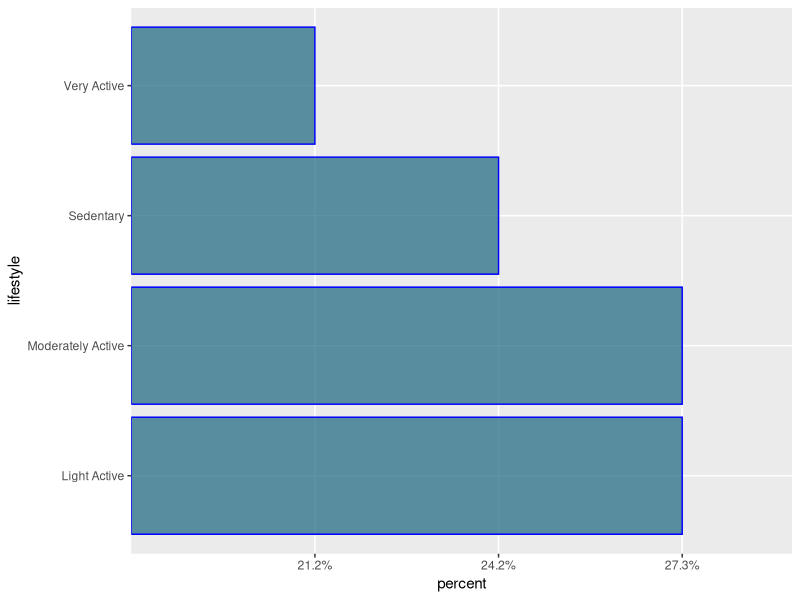
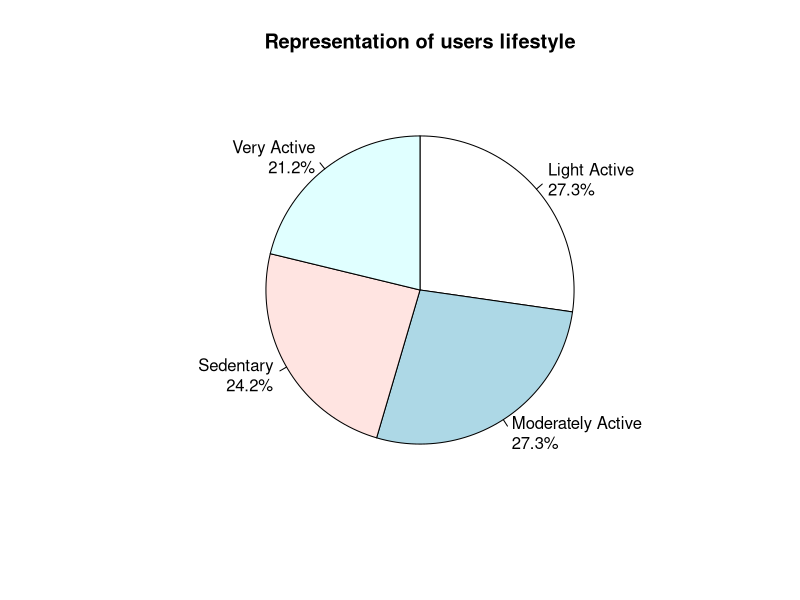
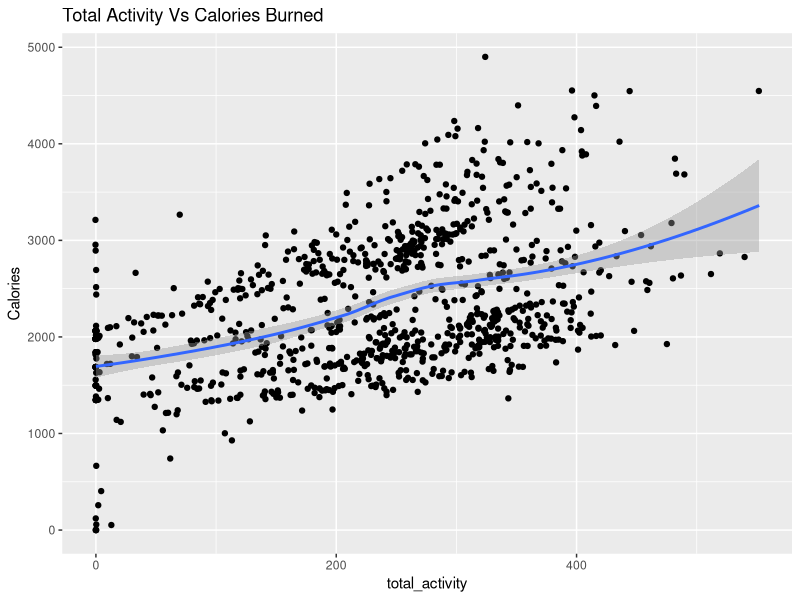

Write R code to recreate these figures, in order.
# Install and load the 'tidyverse' package, which includes several data manipulation and visualization libraries.
install.packages("tidyverse")
library(tidyverse)

# Read a CSV file named "Averarage_Total_Steps.csv" into a data frame named 'daily_activity_df'.
daily_activity_df <- read_csv("Averarage_Total_Steps.csv")

# Display the first few rows of the 'daily_activity_df' data frame.
head(daily_activity_df)

# Display a concise summary of the 'daily_activity_df' data frame.
glimpse(daily_activity_df)

# Display the column names of the 'daily_activity_df' data frame.
colnames(daily_activity_df)

# Create a new data frame 'daily_activity_lifestyle_df' by adding a column 'lifestyle' based on conditions using the 'mutate' function.
daily_activity_lifestyle_df <- daily_activity_df %>% 
  mutate(lifestyle = 
           case_when(`Average_TotalSteps` < 5000 ~ "Sedentary",
                     `Average_TotalSteps` >= 5000 & `Average_TotalSteps` < 7500 ~ "Light Active",
                     `Average_TotalSteps` >= 7500 & `Average_TotalSteps` < 10000 ~ "Moderately Active",
                     `Average_TotalSteps` >= 10000 ~ "Very Active"))

# Display the first few rows of the 'daily_activity_lifestyle_df' data frame.
head(daily_activity_lifestyle_df)

# Create a new data frame 'lifestyle_count' to count the occurrences of each lifestyle category.
lifestyle_count <- daily_activity_lifestyle_df %>% 
  count(lifestyle) 

# Create another data frame 'lifestyle_count_percent' to calculate the percentage of users in each lifestyle category.
# scales::label_percent(): This part of the code calls the label_percent function from the scales package.
lifestyle_count_percent <- lifestyle_count %>% 
  mutate(percent = scales::label_percent()(n / sum(n)))

# Display the first few rows of the 'lifestyle_count_percent' data frame.
head(lifestyle_count_percent)

# Plot the bar chart 

ggplot(lifestyle_count_percent, aes(x=lifestyle, y= percent)) + 
  geom_bar(color="blue", fill=rgb(0.1,0.4,0.5,0.7) ,stat = "identity")+
  coord_flip()


# Prepare labels for a pie chart with lifestyle categories and their corresponding percentages.
lbls <- paste(lifestyle_count_percent$lifestyle, "\n", lifestyle_count_percent$percent, sep="")

# Create a pie chart using 'pie' function with lifestyle count percentages.
pie(lifestyle_count_percent$n, labels = lbls, clockwise = TRUE, main = "Representation of users lifestyle")

# Read a CSV file named "dailyIntensities_merged_with_Cal.csv" into a data frame named 'daily_intensity_df'.
daily_intensity_df <- read_csv("dailyIntensities_merged_with_Cal.csv")

# Display the first few rows of the 'daily_intensity_df' data frame.
head(daily_intensity_df)

# Create a new data frame 'daily_active_minutes_df' by adding a column 'total_activity' as the sum of active minutes.
daily_active_minutes_df <- daily_intensity_df %>% 
  mutate(total_activity = LightlyActiveMinutes + FairlyActiveMinutes + VeryActiveMinutes)

# Display the first few rows of the 'daily_active_minutes_df' data frame.
head(daily_active_minutes_df)

# Load the 'ggplot2' library for creating visualizations and create a scatter plot with a smoothed line.
ggplot(data = daily_active_minutes_df, mapping = aes(x = total_activity, y = Calories)) +

  geom_jitter() +                   # Add jittered points for better visibility.
  geom_smooth() +                   # Add a smoothed line.
  labs(title = "Total Activity Vs Calories Burned" )  # Add title to the plot.
